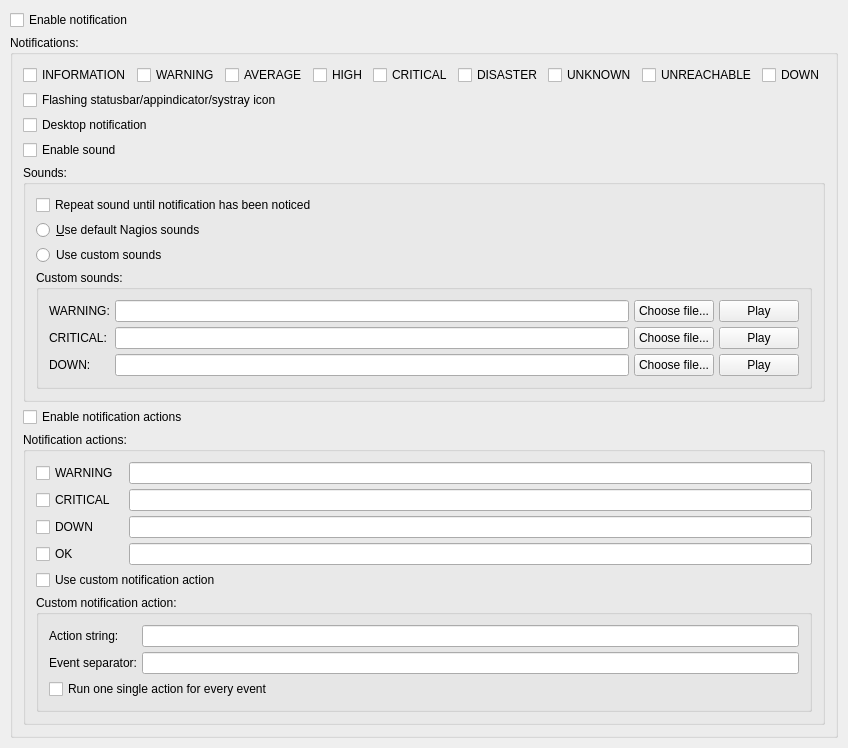
     <widget class="QWidget" name="tab_notifications">
      <attribute name="title">
       <string>Notifications</string>
      </attribute>
      <layout class="QVBoxLayout" name="verticalLayout_6">
       <property name="spacing">
        <number>5</number>
       </property>
       <property name="leftMargin">
        <number>10</number>
       </property>
       <property name="topMargin">
        <number>10</number>
       </property>
       <property name="rightMargin">
        <number>10</number>
       </property>
       <property name="bottomMargin">
        <number>10</number>
       </property>
       <item>
        <widget class="QCheckBox" name="input_checkbox_notification">
         <property name="text">
          <string>Enable notification</string>
         </property>
        </widget>
       </item>
       <item>
        <widget class="QGroupBox" name="notification_groupbox">
         <property name="title">
          <string>Notifications:</string>
         </property>
         <layout class="QVBoxLayout" name="verticalLayout_7">
          <property name="spacing">
           <number>5</number>
          </property>
          <property name="leftMargin">
           <number>10</number>
          </property>
          <property name="topMargin">
           <number>10</number>
          </property>
          <property name="rightMargin">
           <number>10</number>
          </property>
          <property name="bottomMargin">
           <number>10</number>
          </property>
          <item>
           <layout class="QHBoxLayout" name="horizontalLayout_notifications">
            <property name="spacing">
             <number>5</number>
            </property>
            <property name="leftMargin">
             <number>0</number>
            </property>
            <property name="topMargin">
             <number>0</number>
            </property>
            <property name="rightMargin">
             <number>0</number>
            </property>
            <property name="bottomMargin">
             <number>0</number>
            </property>
            <item>
             <widget class="QCheckBox" name="input_checkbox_notify_if_information">
              <property name="text">
               <string>INFORMATION</string>
              </property>
             </widget>
            </item>
            <item>
             <widget class="QCheckBox" name="input_checkbox_notify_if_warning">
              <property name="text">
               <string>WARNING</string>
              </property>
             </widget>
            </item>
            <item>
             <widget class="QCheckBox" name="input_checkbox_notify_if_average">
              <property name="text">
               <string>AVERAGE</string>
              </property>
             </widget>
            </item>
            <item>
             <widget class="QCheckBox" name="input_checkbox_notify_if_high">
              <property name="text">
               <string>HIGH</string>
              </property>
             </widget>
            </item>
            <item>
             <widget class="QCheckBox" name="input_checkbox_notify_if_critical">
              <property name="text">
               <string>CRITICAL</string>
              </property>
             </widget>
            </item>
            <item>
             <widget class="QCheckBox" name="input_checkbox_notify_if_disaster">
              <property name="text">
               <string>DISASTER</string>
              </property>
             </widget>
            </item>
            <item>
             <widget class="QCheckBox" name="input_checkbox_notify_if_unknown">
              <property name="text">
               <string>UNKNOWN</string>
              </property>
             </widget>
            </item>
            <item>
             <widget class="QCheckBox" name="input_checkbox_notify_if_unreachable">
              <property name="text">
               <string>UNREACHABLE</string>
              </property>
             </widget>
            </item>
            <item>
             <widget class="QCheckBox" name="input_checkbox_notify_if_down">
              <property name="text">
               <string>DOWN</string>
              </property>
             </widget>
            </item>
           </layout>
          </item>
          <item>
           <widget class="QCheckBox" name="input_checkbox_notification_flashing">
            <property name="text">
             <string>Flashing statusbar/appindicator/systray icon</string>
            </property>
           </widget>
          </item>
          <item>
           <widget class="QCheckBox" name="input_checkbox_notification_desktop">
            <property name="text">
             <string>Desktop notification</string>
            </property>
           </widget>
          </item>
          <item>
           <widget class="QCheckBox" name="input_checkbox_notification_sound">
            <property name="text">
             <string>Enable sound</string>
            </property>
           </widget>
          </item>
          <item>
           <widget class="QGroupBox" name="notification_sounds_groupbox">
            <property name="title">
             <string>Sounds:</string>
            </property>
            <layout class="QGridLayout" name="gridLayout_16">
             <property name="leftMargin">
              <number>10</number>
             </property>
             <property name="topMargin">
              <number>10</number>
             </property>
             <property name="rightMargin">
              <number>10</number>
             </property>
             <property name="bottomMargin">
              <number>10</number>
             </property>
             <property name="spacing">
              <number>5</number>
             </property>
             <item row="3" column="0" colspan="2">
              <widget class="QGroupBox" name="notification_custom_sounds_groupbox">
               <property name="title">
                <string>Custom sounds:</string>
               </property>
               <layout class="QGridLayout" name="gridLayout_8">
                <property name="leftMargin">
                 <number>10</number>
                </property>
                <property name="topMargin">
                 <number>10</number>
                </property>
                <property name="rightMargin">
                 <number>10</number>
                </property>
                <property name="bottomMargin">
                 <number>10</number>
                </property>
                <property name="spacing">
                 <number>5</number>
                </property>
                <item row="1" column="2">
                 <widget class="QPushButton" name="button_choose_critical">
                  <property name="text">
                   <string>Choose file...</string>
                  </property>
                 </widget>
                </item>
                <item row="0" column="3">
                 <widget class="QPushButton" name="button_play_warning">
                  <property name="text">
                   <string>Play</string>
                  </property>
                 </widget>
                </item>
                <item row="0" column="0">
                 <widget class="QLabel" name="label_notification_sound_options_custom_sounds_warning">
                  <property name="text">
                   <string>WARNING:</string>
                  </property>
                 </widget>
                </item>
                <item row="1" column="0">
                 <widget class="QLabel" name="label_notification_sound_options_custom_sounds_critical">
                  <property name="text">
                   <string>CRITICAL:</string>
                  </property>
                 </widget>
                </item>
                <item row="2" column="2">
                 <widget class="QPushButton" name="button_choose_down">
                  <property name="text">
                   <string>Choose file...</string>
                  </property>
                 </widget>
                </item>
                <item row="0" column="2">
                 <widget class="QPushButton" name="button_choose_warning">
                  <property name="text">
                   <string>Choose file...</string>
                  </property>
                 </widget>
                </item>
                <item row="1" column="3">
                 <widget class="QPushButton" name="button_play_critical">
                  <property name="text">
                   <string>Play</string>
                  </property>
                 </widget>
                </item>
                <item row="2" column="0">
                 <widget class="QLabel" name="label_notification_sound_options_custom_sounds_down">
                  <property name="text">
                   <string>DOWN:</string>
                  </property>
                 </widget>
                </item>
                <item row="2" column="3">
                 <widget class="QPushButton" name="button_play_down">
                  <property name="text">
                   <string>Play</string>
                  </property>
                 </widget>
                </item>
                <item row="0" column="1">
                 <widget class="QLineEdit" name="input_lineedit_notification_custom_sound_warning"/>
                </item>
                <item row="1" column="1">
                 <widget class="QLineEdit" name="input_lineedit_notification_custom_sound_critical"/>
                </item>
                <item row="2" column="1">
                 <widget class="QLineEdit" name="input_lineedit_notification_custom_sound_down"/>
                </item>
               </layout>
              </widget>
             </item>
             <item row="0" column="0" colspan="2">
              <widget class="QCheckBox" name="input_checkbox_notification_sound_repeat">
               <property name="text">
                <string>Repeat sound until notification has been noticed</string>
               </property>
              </widget>
             </item>
             <item row="1" column="0" colspan="2">
              <widget class="QRadioButton" name="input_radiobutton_notification_default_sound">
               <property name="text">
                <string>&amp;Use default Nagios sounds</string>
               </property>
              </widget>
             </item>
             <item row="2" column="0" colspan="2">
              <widget class="QRadioButton" name="input_radiobutton_notification_custom_sound">
               <property name="text">
                <string>Use custom sounds</string>
               </property>
              </widget>
             </item>
            </layout>
           </widget>
          </item>
          <item>
           <widget class="QCheckBox" name="input_checkbox_notification_actions">
            <property name="text">
             <string>Enable notification actions</string>
            </property>
           </widget>
          </item>
          <item>
           <widget class="QGroupBox" name="notification_actions_groupbox">
            <property name="title">
             <string>Notification actions:</string>
            </property>
            <layout class="QGridLayout" name="gridLayout_11">
             <property name="leftMargin">
              <number>10</number>
             </property>
             <property name="topMargin">
              <number>10</number>
             </property>
             <property name="rightMargin">
              <number>10</number>
             </property>
             <property name="bottomMargin">
              <number>10</number>
             </property>
             <property name="spacing">
              <number>5</number>
             </property>
             <item row="3" column="2">
              <widget class="QLineEdit" name="input_lineedit_notification_action_ok_string"/>
             </item>
             <item row="1" column="0">
              <widget class="QCheckBox" name="input_checkbox_notification_action_critical">
               <property name="text">
                <string>CRITICAL</string>
               </property>
              </widget>
             </item>
             <item row="2" column="0">
              <widget class="QCheckBox" name="input_checkbox_notification_action_down">
               <property name="text">
                <string>DOWN</string>
               </property>
              </widget>
             </item>
             <item row="3" column="0">
              <widget class="QCheckBox" name="input_checkbox_notification_action_ok">
               <property name="text">
                <string>OK</string>
               </property>
              </widget>
             </item>
             <item row="0" column="0">
              <widget class="QCheckBox" name="input_checkbox_notification_action_warning">
               <property name="text">
                <string>WARNING</string>
               </property>
              </widget>
             </item>
             <item row="2" column="2">
              <widget class="QLineEdit" name="input_lineedit_notification_action_down_string"/>
             </item>
             <item row="4" column="0" colspan="3">
              <widget class="QCheckBox" name="input_checkbox_notification_custom_action">
               <property name="text">
                <string>Use custom notification action</string>
               </property>
              </widget>
             </item>
             <item row="6" column="0" colspan="3">
              <widget class="QGroupBox" name="notification_custom_action_groupbox">
               <property name="title">
                <string>Custom notification action:</string>
               </property>
               <layout class="QGridLayout" name="gridLayout_7">
                <property name="leftMargin">
                 <number>10</number>
                </property>
                <property name="topMargin">
                 <number>10</number>
                </property>
                <property name="rightMargin">
                 <number>10</number>
                </property>
                <property name="bottomMargin">
                 <number>10</number>
                </property>
                <property name="spacing">
                 <number>5</number>
                </property>
                <item row="1" column="0">
                 <widget class="QLabel" name="label_notification_custom_action_string">
                  <property name="text">
                   <string>Action string:</string>
                  </property>
                 </widget>
                </item>
                <item row="3" column="0" colspan="2">
                 <widget class="QCheckBox" name="input_checkbox_notification_custom_action_single">
                  <property name="text">
                   <string>Run one single action for every event</string>
                  </property>
                 </widget>
                </item>
                <item row="2" column="0">
                 <widget class="QLabel" name="label_notification_custom_action_separator">
                  <property name="text">
                   <string>Event separator:</string>
                  </property>
                 </widget>
                </item>
                <item row="2" column="1">
                 <widget class="QLineEdit" name="input_lineedit_notification_custom_action_separator"/>
                </item>
                <item row="1" column="1">
                 <widget class="QLineEdit" name="input_lineedit_notification_custom_action_string"/>
                </item>
               </layout>
              </widget>
             </item>
             <item row="1" column="2">
              <widget class="QLineEdit" name="input_lineedit_notification_action_critical_string"/>
             </item>
             <item row="0" column="2">
              <widget class="QLineEdit" name="input_lineedit_notification_action_warning_string"/>
             </item>
            </layout>
           </widget>
          </item>
         </layout>
        </widget>
       </item>
       <item>
        <spacer name="verticalSpacer_9">
         <property name="orientation">
          <enum>Qt::Vertical</enum>
         </property>
         <property name="sizeHint" stdset="0">
          <size>
           <width>0</width>
           <height>0</height>
          </size>
         </property>
        </spacer>
       </item>
      </layout>
     </widget>
